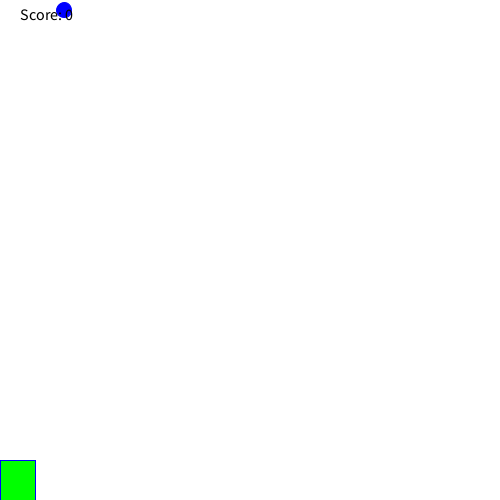
Frame 1 (no input)
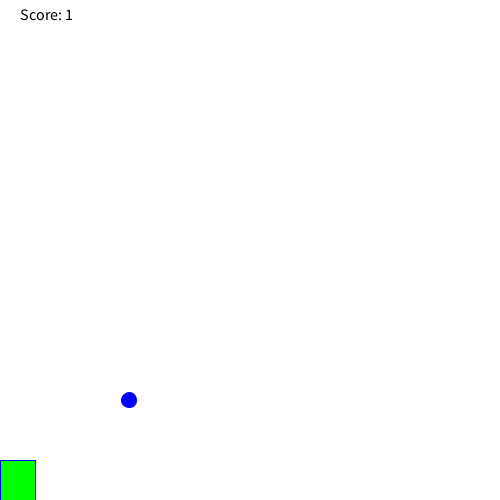
Frame 60 (the mouse pressed at the canvas centre just before this capture)
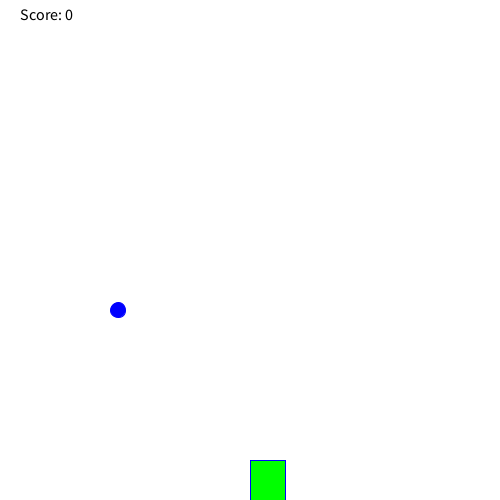
Frame 120 (the mouse held since frame 60 and released just before this capture)

The Processing sketch that drew these frames (run headless with seeded random() and noise(); from frame 60 on, the mouse is pressed at the canvas centre):

// Processing sketch: RainGameReal
// ── RainGameReal.pde
int rainY = 10;
int randomNumber = (int) random(width);
int score = 0;

void setup(){
  size(500, 500);
}

void draw(){
  background(255, 255, 255);
   fill(0, 0, 255);
    stroke(0, 0, 255);
    ellipse(randomNumber, rainY, 15, 15);
    rainY = rainY + 15;
    if(rainY > height){
      rainY = 10;
      checkCatch(randomNumber);
     randomNumber = (int) random(width);
      
    }
    
    fill(0, 255, 0);
    rect(mouseX, 460, 35, 50);
     
    fill(0, 0, 0);
    textSize(16);
    text("Score: " + score, 20, 20);
    
    
    
}

 void checkCatch(int x){
         if (x > mouseX && x < mouseX+100)
            score++;
         else if (score > 0) 
            score--;
        println("Your score is now: " + score);
    }
